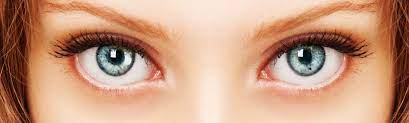
#> input picture images 1.jpeg, 409 x 123 px
$ python main.py
#> lines starting #> are read from the running program, lines starting #| are printed output that depends on the picture; after the words box and inside, x2 and y2 are one past the last pixel; in counts of white or black regions, pixels touching at a corner belong together
import cv2
import numpy as np
import matplotlib.pyplot as plt

def iris_pupil_segmentation(image_path):
    # Load the image
#> called with image_path = 'images 1.jpeg'
    image = cv2.imread(image_path)
#> image is the input picture: shape (123, 409, 3); mean B, G, R 129.3, 155.5, 201.3
    if image is None:
        print(f"Error: Could not read image '{image_path}'")
        return

    # Convert image to grayscale
    gray_image = cv2.cvtColor(image, cv2.COLOR_BGR2GRAY)
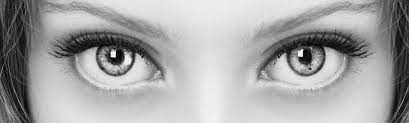
#> gray_image: shape (123, 409); min 0, max 255, mean 166.3

    # Apply median blur to reduce noise
    blurred_image = cv2.medianBlur(gray_image, 5)
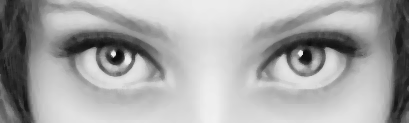
#> blurred_image: shape (123, 409); min 9, max 246, mean 166.4

    # Use adaptive histogram equalization to improve contrast
    clahe = cv2.createCLAHE(clipLimit=2.0, tileGridSize=(8, 8))
    enhanced_image = clahe.apply(blurred_image)
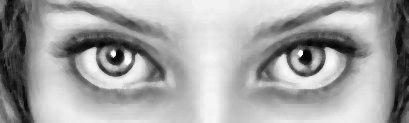
#> enhanced_image: shape (123, 409); min 3, max 255, mean 163.5

    # Detect edges using the Canny edge detector
    edges = cv2.Canny(enhanced_image, threshold1=50, threshold2=150)
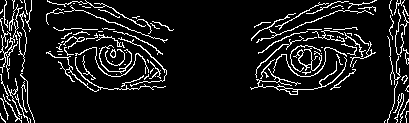
#> edges: shape (123, 409); 9.6% white in thin lines or dots

    # Use HoughCircles to detect the outer boundary of the iris
    iris_circles = cv2.HoughCircles(edges, cv2.HOUGH_GRADIENT, dp=1.2, minDist=10,
                                    param1=100, param2=30, minRadius=20, maxRadius=40)
#> iris_circles = 22 rows, first 8: [304.2, 51, 39.32], [112.2, 52.2, 36.68], [96.6, 41.4, 35.36], [360.6, 42.6, 39.32], [126.6, 48.6, 30.08], [288.6, 48.6, 30.08], [317.4, 57, 27.44], [84.6, 54.6, 26.12]

    if iris_circles is not None:
        iris_circles = np.uint16(np.around(iris_circles))
#> iris_circles = 22 rows, first 8: [304, 51, 39], [112, 52, 37], [97, 41, 35], [361, 43, 39], [127, 49, 30], [289, 49, 30], [317, 57, 27], [85, 55, 26]

        # Assuming the first detected circle is the iris
        iris_circle = iris_circles[0][0]
#> iris_circle = [304, 51, 39]
        iris_center = (int(iris_circle[0]), int(iris_circle[1]))
#> iris_center = (304, 51)
        iris_radius = int(iris_circle[2])
#> iris_radius = 39

        # Create a mask for the iris
        iris_mask = np.zeros_like(gray_image)
        cv2.circle(iris_mask, iris_center, iris_radius, 255, thickness=-1)
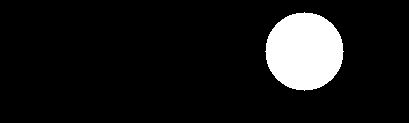
#> iris_mask: shape (123, 409); 9.5% white; 1 white region, box (x1, y1, x2, y2) and area: (265, 12, 344, 91) 4777

        # Refine the pupil detection within the iris region
        pupil_edges = cv2.bitwise_and(edges, edges, mask=iris_mask)
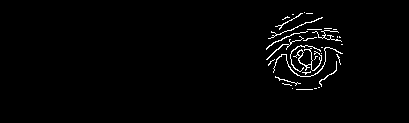
#> pupil_edges: shape (123, 409); 1.7% white in thin lines or dots, all inside (x1, y1, x2, y2) = (266, 12, 343, 90)
        pupil_circles = cv2.HoughCircles(pupil_edges, cv2.HOUGH_GRADIENT, dp=1.2, minDist=20,
                                         param1=100, param2=20, minRadius=10, maxRadius=iris_radius // 2)
#> pupil_circles = [[307.8, 55.8, 18.28], [306.6, 35.4, 14.32]]

        if pupil_circles is not None:
            pupil_circles = np.uint16(np.around(pupil_circles))
#> pupil_circles = [[308, 56, 18], [307, 35, 14]]
            # Assuming the first detected circle within the iris is the pupil
            pupil_circle = pupil_circles[0][0]
#> pupil_circle = [308, 56, 18]
            pupil_center = (int(pupil_circle[0]), int(pupil_circle[1]))
#> pupil_center = (308, 56)
            pupil_radius = int(pupil_circle[2])
#> pupil_radius = 18
        else:
            # If pupil detection fails, use iris center and smaller radius
            pupil_center = iris_center
            pupil_radius = iris_radius // 3

        # Draw the iris
        cv2.circle(image, iris_center, iris_radius, (255, 0, 0), 2)

        # Ensure text position is within the image bounds for iris
        text_x_iris = max(0, min(image.shape[1] - 30, iris_center[0] - 30))
#> text_x_iris = 274
        text_y_iris = max(0, min(image.shape[0] - 10, iris_center[1] - iris_radius - 10))
#> text_y_iris = 2
        cv2.putText(image, 'Iris', (text_x_iris, text_y_iris),
                    cv2.FONT_HERSHEY_SIMPLEX, 0.5, (255, 0, 0), 2)
#> image: shape (123, 409, 3); mean B, G, R 131.3, 153, 198

        # Draw the pupil
        cv2.circle(image, pupil_center, pupil_radius, (0, 0, 255), 2)

        # Ensure text position is within the image bounds for pupil
        text_x_pupil = max(0, min(image.shape[1] - 30, pupil_center[0] - 30))
#> text_x_pupil = 278
        text_y_pupil = max(0, min(image.shape[0] - 10, pupil_center[1] - pupil_radius - 10))
#> text_y_pupil = 28
        cv2.putText(image, 'Pupil', (text_x_pupil, text_y_pupil),
                    cv2.FONT_HERSHEY_SIMPLEX, 0.5, (0, 0, 255), 2)
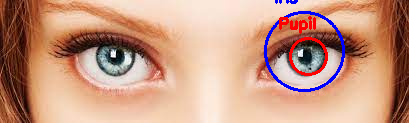
#> image: shape (123, 409, 3); mean B, G, R 130, 151.7, 199.4
    else:
        print("Error: No iris circles were found")

    # Display the result
    plt.figure(figsize=(8, 6))
    plt.imshow(cv2.cvtColor(image, cv2.COLOR_BGR2RGB))
    plt.title('Iris and Pupil Segmentation')
    plt.axis('off')
    plt.show()


# Path to the input image
image_path = 'images 1.jpeg'  # Replace with the path to your image

# Perform iris and pupil segmentation
iris_pupil_segmentation(image_path)

$ run again, with images.jpeg copied over images 1.jpeg
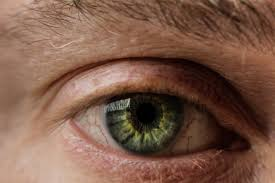
#> input picture images.jpeg, 275 x 183 px
#> in iris_pupil_segmentation, image is the input picture: shape (183, 275, 3); mean B, G, R 73.2, 90.3, 124.9
#> in iris_pupil_segmentation, `edges = cv2.Canny(enhanced_image, threshold1=50, threshold2=150)`:
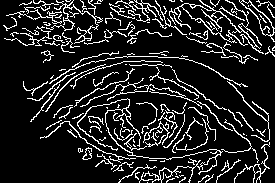
#> edges: shape (183, 275); 14.1% white in thin lines or dots
#> in iris_pupil_segmentation, `iris_circles = cv2.HoughCircles(edges, cv2.HOUGH_GRADIENT, dp=1.2, min..`: iris_circles = 22 rows, first 8: [143.4, 115.8, 39.32], [125.4, 119.4, 39.32], [150.6, 95.4, 35.36], [138.6, 130.2, 38], [172.2, 119.4, 39.32], [138.6, 89.4, 39.32], [156.6, 126.6, 35.24], [84.6, 100.2, 35.36]
#> in iris_pupil_segmentation, `iris_circles = np.uint16(np.around(iris_circles))`: iris_circles = 22 rows, first 8: [143, 116, 39], [125, 119, 39], [151, 95, 35], [139, 130, 38], [172, 119, 39], [139, 89, 39], [157, 127, 35], [85, 100, 35]
#> iris_circle = [143, 116, 39]
#> iris_center = (143, 116)
#> iris_radius = 39
#> iris_mask: shape (183, 275); 9.5% white; 1 white region, box (x1, y1, x2, y2) and area: (104, 77, 183, 156) 4777
#> pupil_edges: shape (183, 275); 1.9% white in thin lines or dots, all inside (x1, y1, x2, y2) = (105, 78, 182, 154)
#> in iris_pupil_segmentation, `pupil_circles = cv2.HoughCircles(pupil_edges, cv2.HOUGH_GRADIENT, dp=1..`: pupil_circles = [[144.6, 108.6, 16.96]]
#> in iris_pupil_segmentation, `pupil_circles = np.uint16(np.around(pupil_circles))`: pupil_circles = [[145, 109, 17]]
#> pupil_circle = [145, 109, 17]
#> pupil_center = (145, 109)
#> pupil_radius = 17
#> text_x_iris = 113
#> text_y_iris = 67
#> text_x_pupil = 115
#> text_y_pupil = 82
#> in iris_pupil_segmentation, `cv2.putText(image, 'Pupil', (text_x_pupil, text_y_pupil), cv2.FONT_HER..`:
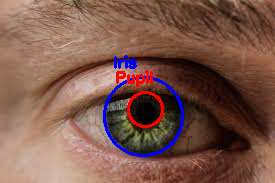
#> image: shape (183, 275, 3); mean B, G, R 75.9, 88.2, 125.2
